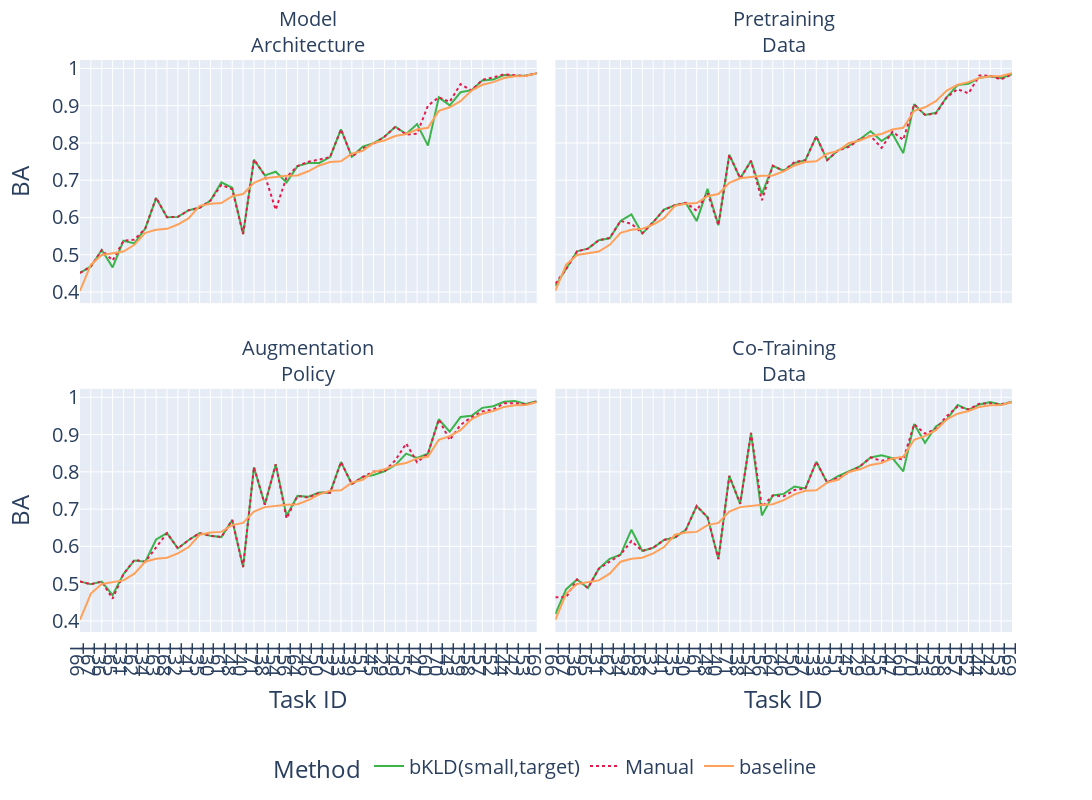

Here is the notebook cell this chart was saved with:
### Code cell
get_fig('BA', distances=('baseline', 'KLD-PP:NS-W:TS-100-BINS', 'SEMANTIC'))

### Figure 1 — Plotly figure (JSON) as saved in the notebook; plotly's stock layout.template omitted (floating-point values rounded to 4 significant figures)
{"data": [{"hovertemplate": "Method=bKLD(small,target)<br>exp=Model<br>Architecture<br>Task ID=%{x}<br>BA=%{y}<extra></extra>", "legendgroup": "bKLD(small,target)", "line": {"color": "rgb(60, 180, 75)", "dash": "solid"}, "marker": {"symbol": "circle"}, "mode": "lines", "name": "bKLD(small,target)", "orientation": "v", "showlegend": true, "x": ["T66", "T67", "T36", "T65", "T31", "T62", "T34", "T63", "T68", "T32", "T41", "T35", "T30", "T61", "T48", "T40", "T71", "T38", "T54", "T56", "T64", "T46", "T50", "T37", "T33", "T39", "T51", "T45", "T29", "T49", "T55", "T47", "T60", "T70", "T43", "T59", "T58", "T57", "T52", "T44", "T42", "T53", "T69"], "xaxis": "x3", "y": [0.4514, 0.4687, 0.5127, 0.4662, 0.5375, 0.5303, 0.5701, 0.652, 0.6006, 0.6016, 0.6195, 0.6259, 0.6455, 0.6944, 0.6797, 0.5556, 0.7552, 0.7129, 0.7228, 0.6942, 0.7378, 0.7463, 0.7462, 0.7621, 0.8364, 0.7629, 0.79, 0.7995, 0.8166, 0.8434, 0.8239, 0.8505, 0.7929, 0.9223, 0.9007, 0.936, 0.9416, 0.9676, 0.9702, 0.9823, 0.9801, 0.9807, 0.9863], "yaxis": "y3", "type": "scatter"}, {"hovertemplate": "Method=bKLD(small,target)<br>exp=Pretraining<br>Data<br>Task ID=%{x}<br>BA=%{y}<extra></extra>", "legendgroup": "bKLD(small,target)", "line": {"color": "rgb(60, 180, 75)", "dash": "solid"}, "marker": {"symbol": "circle"}, "mode": "lines", "name": "bKLD(small,target)", "orientation": "v", "showlegend": false, "x": ["T66", "T67", "T36", "T65", "T31", "T62", "T34", "T63", "T68", "T32", "T41", "T35", "T30", "T61", "T48", "T40", "T71", "T38", "T54", "T56", "T64", "T46", "T50", "T37", "T33", "T39", "T51", "T45", "T29", "T49", "T55", "T47", "T60", "T70", "T43", "T59", "T58", "T57", "T52", "T44", "T42", "T53", "T69"], "xaxis": "x4", "y": [0.4156, 0.4618, 0.5092, 0.5164, 0.5391, 0.544, 0.5907, 0.6082, 0.5566, 0.5875, 0.621, 0.6327, 0.6391, 0.5903, 0.6767, 0.5791, 0.7684, 0.7049, 0.7519, 0.6625, 0.7388, 0.7254, 0.7462, 0.7538, 0.8177, 0.7538, 0.7802, 0.7921, 0.81, 0.8312, 0.8049, 0.8247, 0.7726, 0.9036, 0.8753, 0.881, 0.9232, 0.9552, 0.9589, 0.9746, 0.9789, 0.9738, 0.9842], "yaxis": "y4", "type": "scatter"}, {"hovertemplate": "Method=bKLD(small,target)<br>exp=Augmentation<br>Policy<br>Task ID=%{x}<br>BA=%{y}<extra></extra>", "legendgroup": "bKLD(small,target)", "line": {"color": "rgb(60, 180, 75)", "dash": "solid"}, "marker": {"symbol": "circle"}, "mode": "lines", "name": "bKLD(small,target)", "orientation": "v", "showlegend": false, "x": ["T66", "T67", "T36", "T65", "T31", "T62", "T34", "T63", "T68", "T32", "T41", "T35", "T30", "T61", "T48", "T40", "T71", "T38", "T54", "T56", "T64", "T46", "T50", "T37", "T33", "T39", "T51", "T45", "T29", "T49", "T55", "T47", "T60", "T70", "T43", "T59", "T58", "T57", "T52", "T44", "T42", "T53", "T69"], "xaxis": "x", "y": [0.5057, 0.4983, 0.5056, 0.4691, 0.5255, 0.5622, 0.5587, 0.6184, 0.6357, 0.5945, 0.6173, 0.6355, 0.6283, 0.625, 0.6709, 0.5443, 0.8125, 0.712, 0.8198, 0.6821, 0.7354, 0.7331, 0.7443, 0.7438, 0.8264, 0.7671, 0.7864, 0.7914, 0.8012, 0.8182, 0.8487, 0.8377, 0.8488, 0.941, 0.9075, 0.947, 0.9505, 0.9716, 0.976, 0.9881, 0.9899, 0.982, 0.9891], "yaxis": "y", "type": "scatter"}, {"hovertemplate": "Method=bKLD(small,target)<br>exp=Co-Training<br>Data<br>Task ID=%{x}<br>BA=%{y}<extra></extra>", "legendgroup": "bKLD(small,target)", "line": {"color": "rgb(60, 180, 75)", "dash": "solid"}, "marker": {"symbol": "circle"}, "mode": "lines", "name": "bKLD(small,target)", "orientation": "v", "showlegend": false, "x": ["T66", "T67", "T36", "T65", "T31", "T62", "T34", "T63", "T68", "T32", "T41", "T35", "T30", "T61", "T48", "T40", "T71", "T38", "T54", "T56", "T64", "T46", "T50", "T37", "T33", "T39", "T51", "T45", "T29", "T49", "T55", "T47", "T60", "T70", "T43", "T59", "T58", "T57", "T52", "T44", "T42", "T53", "T69"], "xaxis": "x2", "y": [0.4186, 0.4853, 0.5112, 0.4885, 0.5402, 0.5665, 0.5779, 0.6447, 0.5876, 0.5964, 0.6173, 0.6238, 0.6444, 0.7083, 0.6782, 0.5659, 0.7892, 0.7143, 0.9042, 0.6829, 0.7366, 0.7409, 0.7606, 0.7554, 0.827, 0.7713, 0.7887, 0.8024, 0.8143, 0.8386, 0.8444, 0.837, 0.8012, 0.9282, 0.8778, 0.922, 0.9402, 0.9795, 0.9659, 0.9809, 0.9873, 0.9801, 0.9872], "yaxis": "y2", "type": "scatter"}, {"hovertemplate": "Method=Manual<br>exp=Model<br>Architecture<br>Task ID=%{x}<br>BA=%{y}<extra></extra>", "legendgroup": "Manual", "line": {"color": "rgb(230, 25, 75)", "dash": "dot"}, "marker": {"symbol": "circle"}, "mode": "lines", "name": "Manual", "orientation": "v", "showlegend": true, "x": ["T66", "T67", "T36", "T65", "T31", "T62", "T34", "T63", "T68", "T32", "T41", "T35", "T30", "T61", "T48", "T40", "T71", "T38", "T54", "T56", "T64", "T46", "T50", "T37", "T33", "T39", "T51", "T45", "T29", "T49", "T55", "T47", "T60", "T70", "T43", "T59", "T58", "T57", "T52", "T44", "T42", "T53", "T69"], "xaxis": "x3", "y": [0.4514, 0.4687, 0.5127, 0.4846, 0.5375, 0.5406, 0.5701, 0.6533, 0.6006, 0.6016, 0.6195, 0.6259, 0.6455, 0.6875, 0.6755, 0.5556, 0.7552, 0.7129, 0.6206, 0.7087, 0.7378, 0.7496, 0.7553, 0.7621, 0.8364, 0.7629, 0.7853, 0.7975, 0.8166, 0.8434, 0.8227, 0.8248, 0.9, 0.9223, 0.9103, 0.9577, 0.941, 0.9691, 0.9759, 0.984, 0.9814, 0.9798, 0.9878], "yaxis": "y3", "type": "scatter"}, {"hovertemplate": "Method=Manual<br>exp=Pretraining<br>Data<br>Task ID=%{x}<br>BA=%{y}<extra></extra>", "legendgroup": "Manual", "line": {"color": "rgb(230, 25, 75)", "dash": "dot"}, "marker": {"symbol": "circle"}, "mode": "lines", "name": "Manual", "orientation": "v", "showlegend": false, "x": ["T66", "T67", "T36", "T65", "T31", "T62", "T34", "T63", "T68", "T32", "T41", "T35", "T30", "T61", "T48", "T40", "T71", "T38", "T54", "T56", "T64", "T46", "T50", "T37", "T33", "T39", "T51", "T45", "T29", "T49", "T55", "T47", "T60", "T70", "T43", "T59", "T58", "T57", "T52", "T44", "T42", "T53", "T69"], "xaxis": "x4", "y": [0.4225, 0.4618, 0.5092, 0.5164, 0.5391, 0.5451, 0.5907, 0.5831, 0.558, 0.5875, 0.621, 0.6327, 0.6391, 0.6181, 0.6658, 0.5791, 0.7684, 0.7049, 0.7519, 0.6462, 0.7388, 0.7249, 0.7488, 0.7538, 0.8177, 0.7538, 0.7795, 0.7894, 0.81, 0.8185, 0.787, 0.8301, 0.8083, 0.9036, 0.8754, 0.8789, 0.9227, 0.9443, 0.9331, 0.981, 0.9803, 0.9703, 0.9842], "yaxis": "y4", "type": "scatter"}, {"hovertemplate": "Method=Manual<br>exp=Augmentation<br>Policy<br>Task ID=%{x}<br>BA=%{y}<extra></extra>", "legendgroup": "Manual", "line": {"color": "rgb(230, 25, 75)", "dash": "dot"}, "marker": {"symbol": "circle"}, "mode": "lines", "name": "Manual", "orientation": "v", "showlegend": false, "x": ["T66", "T67", "T36", "T65", "T31", "T62", "T34", "T63", "T68", "T32", "T41", "T35", "T30", "T61", "T48", "T40", "T71", "T38", "T54", "T56", "T64", "T46", "T50", "T37", "T33", "T39", "T51", "T45", "T29", "T49", "T55", "T47", "T60", "T70", "T43", "T59", "T58", "T57", "T52", "T44", "T42", "T53", "T69"], "xaxis": "x", "y": [0.5057, 0.4983, 0.5056, 0.4597, 0.5255, 0.5638, 0.5587, 0.5974, 0.6357, 0.5945, 0.6173, 0.6355, 0.6283, 0.625, 0.6709, 0.5443, 0.8125, 0.712, 0.8206, 0.6748, 0.7354, 0.7309, 0.7437, 0.7438, 0.8264, 0.7671, 0.7864, 0.8008, 0.8012, 0.8309, 0.876, 0.8259, 0.8488, 0.941, 0.8852, 0.9262, 0.9464, 0.9623, 0.9674, 0.984, 0.9842, 0.9806, 0.9886], "yaxis": "y", "type": "scatter"}, {"hovertemplate": "Method=Manual<br>exp=Co-Training<br>Data<br>Task ID=%{x}<br>BA=%{y}<extra></extra>", "legendgroup": "Manual", "line": {"color": "rgb(230, 25, 75)", "dash": "dot"}, "marker": {"symbol": "circle"}, "mode": "lines", "name": "Manual", "orientation": "v", "showlegend": false, "x": ["T66", "T67", "T36", "T65", "T31", "T62", "T34", "T63", "T68", "T32", "T41", "T35", "T30", "T61", "T48", "T40", "T71", "T38", "T54", "T56", "T64", "T46", "T50", "T37", "T33", "T39", "T51", "T45", "T29", "T49", "T55", "T47", "T60", "T70", "T43", "T59", "T58", "T57", "T52", "T44", "T42", "T53", "T69"], "xaxis": "x2", "y": [0.4636, 0.4637, 0.5112, 0.4885, 0.5402, 0.5592, 0.5779, 0.6144, 0.5876, 0.5964, 0.6173, 0.6238, 0.6444, 0.7083, 0.6782, 0.5659, 0.7892, 0.7143, 0.9042, 0.7062, 0.7366, 0.7345, 0.7513, 0.7554, 0.827, 0.7713, 0.7842, 0.7984, 0.8143, 0.8386, 0.8297, 0.837, 0.8333, 0.9275, 0.9026, 0.9152, 0.9495, 0.9755, 0.9674, 0.9829, 0.9841, 0.9816, 0.9872], "yaxis": "y2", "type": "scatter"}, {"hovertemplate": "Method=baseline<br>exp=Model<br>Architecture<br>Task ID=%{x}<br>BA=%{y}<extra></extra>", "legendgroup": "baseline", "line": {"color": "#FFA15A", "dash": "solid"}, "marker": {"symbol": "circle"}, "mode": "lines", "name": "baseline", "orientation": "v", "showlegend": true, "x": ["T66", "T67", "T36", "T65", "T31", "T62", "T34", "T63", "T68", "T32", "T41", "T35", "T30", "T61", "T48", "T40", "T71", "T38", "T54", "T56", "T64", "T46", "T50", "T37", "T33", "T39", "T51", "T45", "T29", "T49", "T55", "T47", "T60", "T70", "T43", "T59", "T58", "T57", "T52", "T44", "T42", "T53", "T69"], "xaxis": "x3", "y": [0.4029, 0.4735, 0.4993, 0.5048, 0.5087, 0.5266, 0.5587, 0.5669, 0.5696, 0.5812, 0.5982, 0.6312, 0.6371, 0.6389, 0.6571, 0.663, 0.6932, 0.7053, 0.709, 0.7119, 0.7129, 0.724, 0.7396, 0.7491, 0.7506, 0.7711, 0.7787, 0.7997, 0.8067, 0.8185, 0.8239, 0.836, 0.8405, 0.8861, 0.8956, 0.9119, 0.9407, 0.956, 0.9632, 0.9742, 0.9788, 0.9796, 0.9869], "yaxis": "y3", "type": "scatter"}, {"hovertemplate": "Method=baseline<br>exp=Pretraining<br>Data<br>Task ID=%{x}<br>BA=%{y}<extra></extra>", "legendgroup": "baseline", "line": {"color": "#FFA15A", "dash": "solid"}, "marker": {"symbol": "circle"}, "mode": "lines", "name": "baseline", "orientation": "v", "showlegend": false, "x": ["T66", "T67", "T36", "T65", "T31", "T62", "T34", "T63", "T68", "T32", "T41", "T35", "T30", "T61", "T48", "T40", "T71", "T38", "T54", "T56", "T64", "T46", "T50", "T37", "T33", "T39", "T51", "T45", "T29", "T49", "T55", "T47", "T60", "T70", "T43", "T59", "T58", "T57", "T52", "T44", "T42", "T53", "T69"], "xaxis": "x4", "y": [0.4029, 0.4735, 0.4993, 0.5048, 0.5087, 0.5266, 0.5587, 0.5669, 0.5696, 0.5812, 0.5982, 0.6312, 0.6371, 0.6389, 0.6571, 0.663, 0.6932, 0.7053, 0.709, 0.7119, 0.7129, 0.724, 0.7396, 0.7491, 0.7506, 0.7711, 0.7787, 0.7997, 0.8067, 0.8185, 0.8239, 0.836, 0.8405, 0.8861, 0.8956, 0.9119, 0.9407, 0.956, 0.9632, 0.9742, 0.9788, 0.9796, 0.9869], "yaxis": "y4", "type": "scatter"}, {"hovertemplate": "Method=baseline<br>exp=Augmentation<br>Policy<br>Task ID=%{x}<br>BA=%{y}<extra></extra>", "legendgroup": "baseline", "line": {"color": "#FFA15A", "dash": "solid"}, "marker": {"symbol": "circle"}, "mode": "lines", "name": "baseline", "orientation": "v", "showlegend": false, "x": ["T66", "T67", "T36", "T65", "T31", "T62", "T34", "T63", "T68", "T32", "T41", "T35", "T30", "T61", "T48", "T40", "T71", "T38", "T54", "T56", "T64", "T46", "T50", "T37", "T33", "T39", "T51", "T45", "T29", "T49", "T55", "T47", "T60", "T70", "T43", "T59", "T58", "T57", "T52", "T44", "T42", "T53", "T69"], "xaxis": "x", "y": [0.4029, 0.4735, 0.4993, 0.5048, 0.5087, 0.5266, 0.5587, 0.5669, 0.5696, 0.5812, 0.5982, 0.6312, 0.6371, 0.6389, 0.6571, 0.663, 0.6932, 0.7053, 0.709, 0.7119, 0.7129, 0.724, 0.7396, 0.7491, 0.7506, 0.7711, 0.7787, 0.7997, 0.8067, 0.8185, 0.8239, 0.836, 0.8405, 0.8861, 0.8956, 0.9119, 0.9407, 0.956, 0.9632, 0.9742, 0.9788, 0.9796, 0.9869], "yaxis": "y", "type": "scatter"}, {"hovertemplate": "Method=baseline<br>exp=Co-Training<br>Data<br>Task ID=%{x}<br>BA=%{y}<extra></extra>", "legendgroup": "baseline", "line": {"color": "#FFA15A", "dash": "solid"}, "marker": {"symbol": "circle"}, "mode": "lines", "name": "baseline", "orientation": "v", "showlegend": false, "x": ["T66", "T67", "T36", "T65", "T31", "T62", "T34", "T63", "T68", "T32", "T41", "T35", "T30", "T61", "T48", "T40", "T71", "T38", "T54", "T56", "T64", "T46", "T50", "T37", "T33", "T39", "T51", "T45", "T29", "T49", "T55", "T47", "T60", "T70", "T43", "T59", "T58", "T57", "T52", "T44", "T42", "T53", "T69"], "xaxis": "x2", "y": [0.4029, 0.4735, 0.4993, 0.5048, 0.5087, 0.5266, 0.5587, 0.5669, 0.5696, 0.5812, 0.5982, 0.6312, 0.6371, 0.6389, 0.6571, 0.663, 0.6932, 0.7053, 0.709, 0.7119, 0.7129, 0.724, 0.7396, 0.7491, 0.7506, 0.7711, 0.7787, 0.7997, 0.8067, 0.8185, 0.8239, 0.836, 0.8405, 0.8861, 0.8956, 0.9119, 0.9407, 0.956, 0.9632, 0.9742, 0.9788, 0.9796, 0.9869], "yaxis": "y2", "type": "scatter"}], "layout": {"xaxis": {"anchor": "y", "domain": [0.0, 0.49], "title": {"text": "Task ID"}, "nticks": 172}, "yaxis": {"anchor": "x", "domain": [0.0, 0.425], "title": {"text": "BA"}}, "xaxis2": {"anchor": "y2", "domain": [0.51, 1.0], "matches": "x", "title": {"text": "Task ID"}, "nticks": 172}, "yaxis2": {"anchor": "x2", "domain": [0.0, 0.425], "matches": "y", "showticklabels": false}, "xaxis3": {"anchor": "y3", "domain": [0.0, 0.49], "matches": "x", "showticklabels": false, "nticks": 172}, "yaxis3": {"anchor": "x3", "domain": [0.575, 1.0], "matches": "y", "title": {"text": "BA"}}, "xaxis4": {"anchor": "y4", "domain": [0.51, 1.0], "matches": "x", "showticklabels": false, "nticks": 172}, "yaxis4": {"anchor": "x4", "domain": [0.575, 1.0], "matches": "y", "showticklabels": false}, "annotations": [{"font": {}, "showarrow": false, "text": "Augmentation<br>Policy", "x": 0.245, "xanchor": "center", "xref": "paper", "y": 0.425, "yanchor": "bottom", "yref": "paper"}, {"font": {}, "showarrow": false, "text": "Co-Training<br>Data", "x": 0.755, "xanchor": "center", "xref": "paper", "y": 0.425, "yanchor": "bottom", "yref": "paper"}, {"font": {}, "showarrow": false, "text": "Model<br>Architecture", "x": 0.245, "xanchor": "center", "xref": "paper", "y": 1.0, "yanchor": "bottom", "yref": "paper"}, {"font": {}, "showarrow": false, "text": "Pretraining<br>Data", "x": 0.755, "xanchor": "center", "xref": "paper", "y": 1.0, "yanchor": "bottom", "yref": "paper"}], "legend": {"title": {"text": "Method"}, "tracegroupgap": 0, "orientation": "h", "y": -0.2, "xanchor": "center", "x": 0.5}, "margin": {"t": 60}, "font": {"size": 20}, "width": 2000, "height": 800}}
